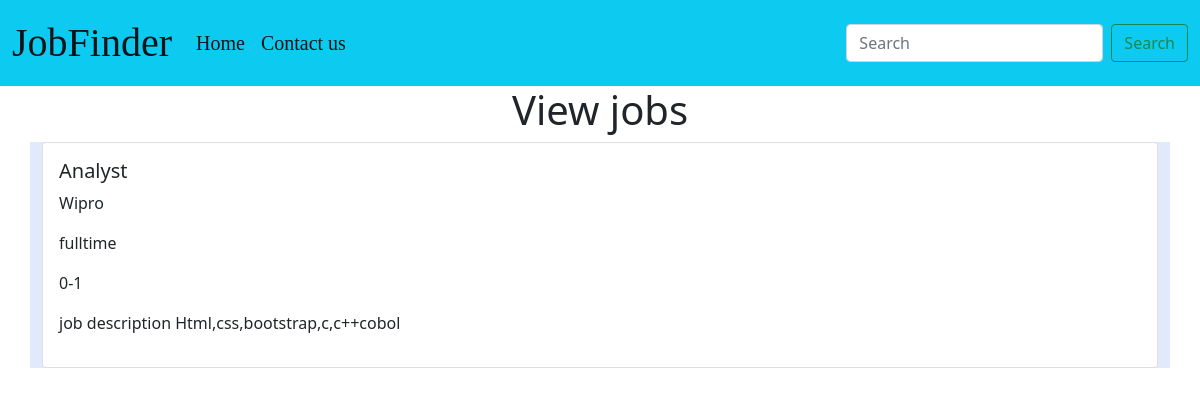
The page /jobshow1/4 on the database its author committed.
### jobapp/models.py (models this page shows)
class postjob(models.Model):
    catchoice=[('remote','remote'),
               ('hybrid','hybrid')]
    jobtype=[('fulltime','fulltime'),
             ('parttime','parttime')]
    exp=[('0-1','0-1'),('2-3','2-3'),('4-5','4-5'),('6-7','6-7'),('8-9','8-9'),('10-11','10-11')]
    jname=models.CharField(max_length=50)
    cname=models.CharField(max_length=50)
    extype=models.CharField(max_length=100,choices=exp)
    wptype=models.CharField(max_length=100,choices=catchoice)
    wtype=models.CharField(max_length=100,choices=jobtype)
    jobname=models.CharField(max_length=250)

### jobapp/views.py (the view)
# urls.py: path('jobshow1/<int:id>',views.jobshow1),
def jobshow1(request,id):
    postjob2=postjob.objects.get(id=id)
    return render(request, 'jobshow1.html', {'postjob2':postjob2})

### jobapp/templates/jobshow1.html (shortened to what this page needs)
<!DOCTYPE html>
<html lang="en">
<head>
    <link href="https://cdn.jsdelivr.net/npm/bootstrap@5.0.2/dist/css/bootstrap.min.css" rel="stylesheet">
</head>
<body>
<nav class="navbar navbar-expand-lg navbar-light bg-info">
  <div class="container-fluid">
    <a class="navbar-brand" href="#" style="font-size:40px;font-family:Times New Roman;">JobFinder</a>
    <div class="collapse navbar-collapse" id="navbarSupportedContent">
      <ul class="navbar-nav me-auto mb-2 mb-lg-0">
        <li class="nav-item">
          <a class="nav-link active" aria-current="page" href="http://127.0.0.1:8000/"style="font-size:20px;font-family:Times New Roman;">Home</a>
        </li>
        <li class="nav-item">
          <a class="nav-link active" href="#" style="font-size:20px;font-family:Times New Roman;">Contact us</a>
      </ul>
      <form class="d-flex">
        <input class="form-control me-2" type="search" placeholder="Search" aria-label="Search">
        <button class="btn btn-outline-success" type="submit">Search</button>
      </form>
    </div>
  </div>
</nav>
<center>
<h1>View jobs</h1>
    </center>
<form method="post">{% csrf_token %}
<div class="container">
<div class="card">
  <div class="card-body">
    <h5 class="card-title">{{postjob2.jname}}</h5>
      <p>{{postjob2.cname}}</p>
      <p>{{postjob2.wtype}}</p>
      <p>{{postjob2.extype}}</p>
      <p>job description {{postjob2.jobname}}</p>
  </div>
</div>
</div>
</form>
</body>
</html>

### jobapp/templates/jobshow1.html (style rules this page uses)
body { background-color:#E0EAFC; font-family: 'Poppins', sans-serif; }
.container { width:100%; height:100%; background:#E0EAFC; }

### rows shown on the page
postjob: jname "Analyst", cname "Wipro", wtype "fulltime", extype "0-1", jobname "Html,css,bootstrap,c,c++cobol"
